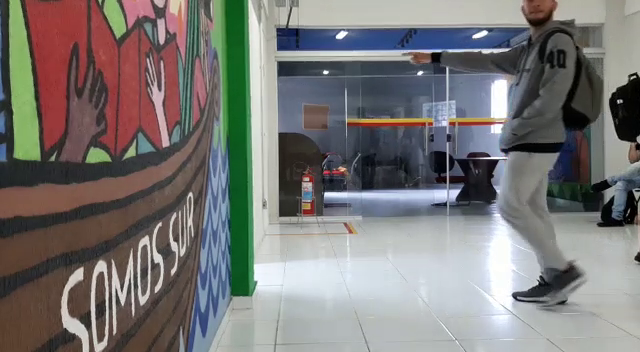
#> input picture frame 44 of static/video/CESUPA.mp4, 640 x 352 px
$ python main.py   (older library calls are emulated)
#> lines starting #> are read from the running program, lines starting #| are printed output that depends on the picture; after the words box and inside, x2 and y2 are one past the last pixel; in counts of white or black regions, pixels touching at a corner belong together
import cv2
import numpy as np
from time import sleep

largura_min = 65 # Largura minima do retangulo
altura_min = 200  # Altura minima do retangulo

offset = 2 # Erro permitido entre pixel

pos_linha = 300  # Posição da linha de contagem

delay = 60  # FPS do vídeo

detec = []
pessoas = 0


def pega_centro(x, y, w, h):
    x1 = int(w / 2)
    y1 = int(h / 2)
    cx = x + x1
    cy = y + y1
    return cx, cy


cap = cv2.VideoCapture('videos/CESUPA.mp4')
i, frame = cap.read()
#> frame is the input picture: shape (352, 640, 3); mean B, G, R 117.7, 119.2, 121.1
fshape = frame.shape
#> fshape = (352, 640, 3)
fheight = fshape[0]
#> fheight = 352
fwidth = fshape[1]
#> fwidth = 640
#fourcc = cv2.VideoWriter_fourcc(*'MJPG')
video_editado = cv2.VideoWriter("videos/output.mp4", -1, 20.0, (fwidth,fheight))

subtracao = cv2.bgsegm.createBackgroundSubtractorMOG()

while True:
    ret, frame1 = cap.read()
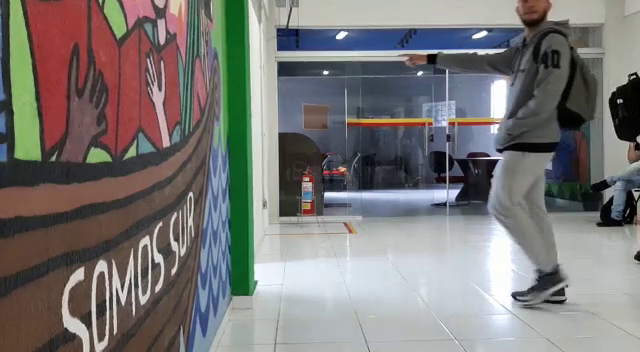
#> input picture frame 45 of static/video/CESUPA.mp4, 640 x 352 px
#> frame1 is the input picture: shape (352, 640, 3); mean B, G, R 118, 119.6, 121.5
    tempo = float(1 / delay)
    sleep(tempo)
    grey = cv2.cvtColor(frame1, cv2.COLOR_BGR2GRAY)
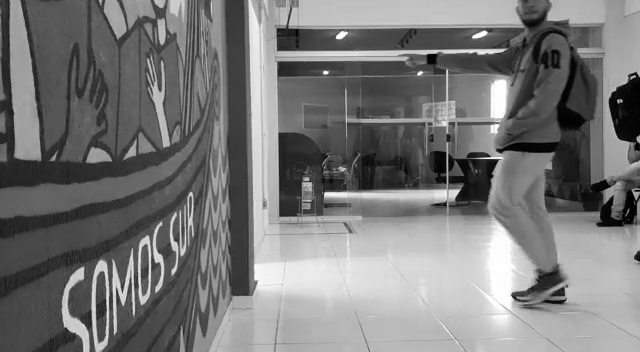
#> grey: shape (352, 640); min 0, max 255, mean 119.9
    blur = cv2.GaussianBlur(grey, (3, 3), 5)
    img_sub = subtracao.apply(blur)
#> img_sub: shape (352, 640); every value is 0
    dilat = cv2.dilate(img_sub, np.ones((15, 5)))
    kernel = cv2.getStructuringElement(cv2.MORPH_ELLIPSE, (20, 1))
    dilatada = cv2.morphologyEx(dilat, cv2.MORPH_CLOSE, kernel)

    img, contorno, h = cv2.findContours(dilatada, cv2.RETR_TREE, cv2.CHAIN_APPROX_SIMPLE)
#> contorno = []; h = None
    cv2.line(frame1, (pos_linha, 2), (pos_linha, 450), (255, 127, 0), 3)
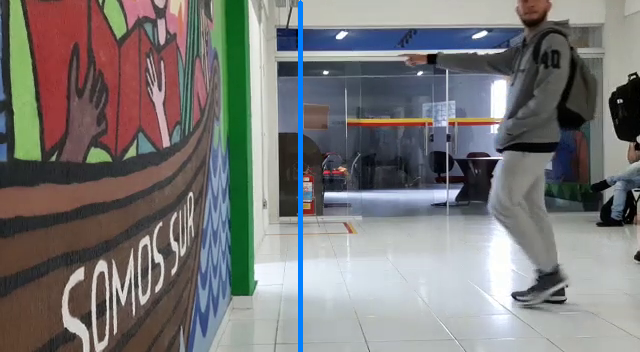
#> frame1: shape (352, 640, 3); 0.78% of pixels changed, all inside (x1, y1, x2, y2) = (298, 0, 303, 352)
    cv2.line(dilatada, (pos_linha, 2), (pos_linha, 450), (255, 127, 0), 3)
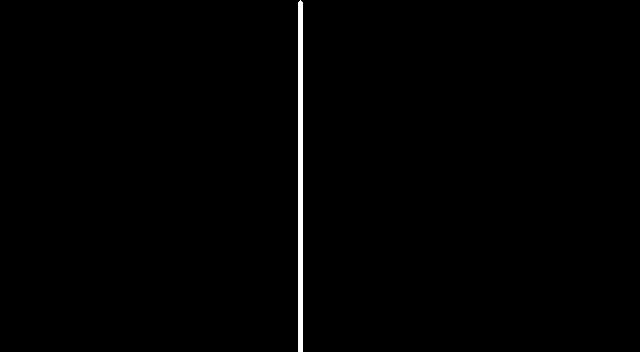
#> dilatada: shape (352, 640); 0.78% white; 1 white region, box (x1, y1, x2, y2) and area: (298, 0, 303, 352) 1754
    for (i, c) in enumerate(contorno):
        (x, y, w, h) = cv2.boundingRect(c)
        validar_contorno = (w >= largura_min) and (h >= altura_min)
        if not validar_contorno:
            continue

        cv2.rectangle(frame1, (x, y), (x + w, y + h), (0, 255, 0), 2)
        centro = pega_centro(x, y, w, h)
        if(centro not in detec):
            detec.append(centro)
        cv2.circle(frame1, centro, 3, (0, 0, 255), -1)

        for (x, y) in detec:
            if x < (pos_linha + offset) and x > (pos_linha - offset):
                pessoas += 1
                cv2.line(frame1, (pos_linha, 2), (pos_linha, 450), (255, 127, 0), 3)
                detec.remove((x, y))
                print("Pessoas detectados até o momento: " + str(pessoas))
                ret, frame1 = cap.read()
                break
#> this loop made 0 passes
#> after the loop, detec = []; pessoas = 0

    cv2.putText(frame1, "Pessoas entraram: " + str(pessoas), (20, 30), cv2.FONT_HERSHEY_SIMPLEX, 1, (0, 0, 0), 3)
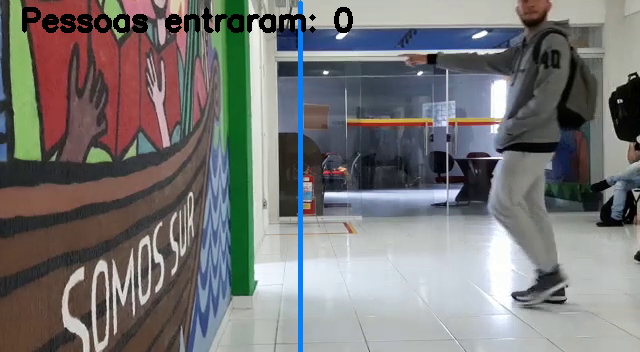
#> frame1: shape (352, 640, 3); 1.57% of pixels changed, all inside (x1, y1, x2, y2) = (22, 7, 353, 33)
    cv2.imshow("Video Original", frame1)
    video_editado.write(frame1)
    cv2.imshow("Detectar", dilatada)

    if cv2.waitKey(1) == 27:
#> (key Esc is pressed here)
        break
cap.release()
video_editado.release()
cv2.destroyAllWindows()

$ run again, starting later in the video
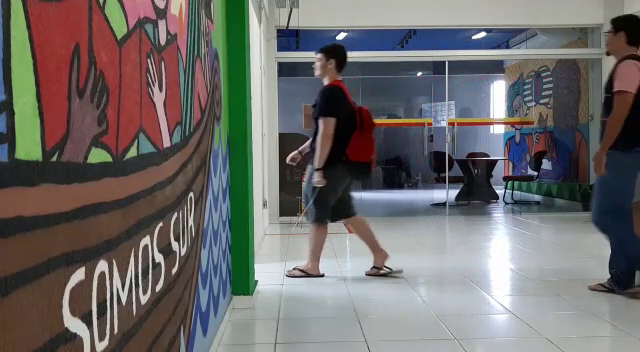
#> input picture frame 198 of static/video/CESUPA.mp4, 640 x 352 px
#> frame is the input picture: shape (352, 640, 3); mean B, G, R 104.8, 106.2, 108.8
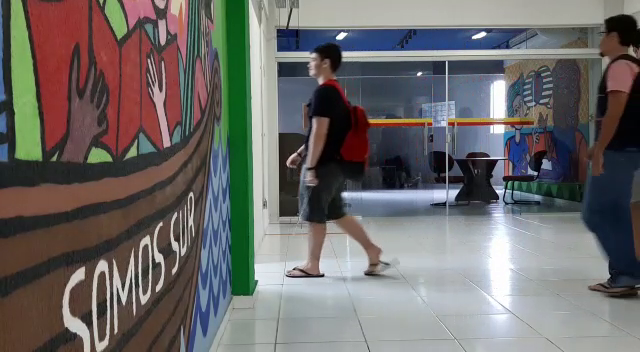
#> input picture frame 199 of static/video/CESUPA.mp4, 640 x 352 px
#> frame1 is the input picture: shape (352, 640, 3); mean B, G, R 104.4, 105.8, 108.4
#> img_sub: shape (352, 640); every value is 0
#> contorno = []; h = None
#> dilatada: shape (352, 640); 0.78% white; 1 white region, box (x1, y1, x2, y2) and area: (298, 0, 303, 352) 1754
#> after the loop `for (i, c) in enumerate(contorno):`: detec = []; pessoas = 0
#> `cv2.putText(frame1, "Pessoas entraram: " + str(pessoas), (20, 30), cv2..`:
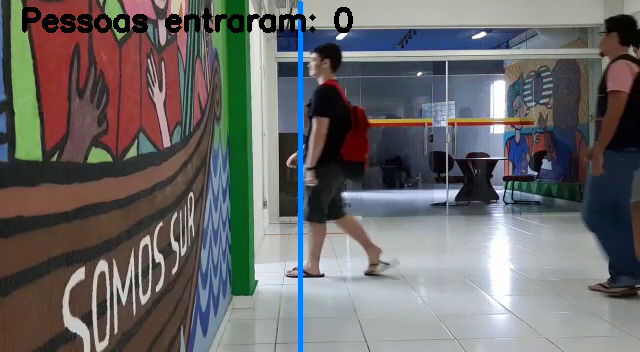
#> frame1: shape (352, 640, 3); mean B, G, R 103.9, 104.1, 105.5

$ run again, starting later in the video
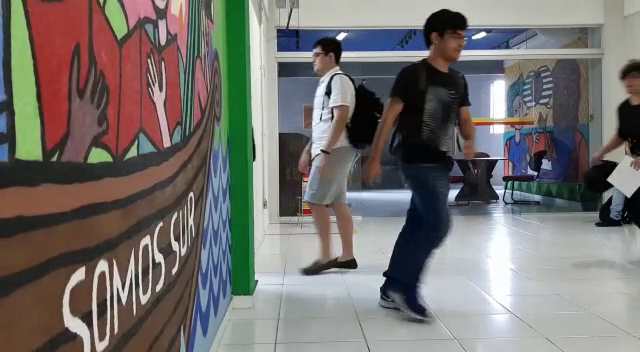
#> input picture frame 353 of static/video/CESUPA.mp4, 640 x 352 px
#> frame is the input picture: shape (352, 640, 3); mean B, G, R 110, 113.2, 116.7
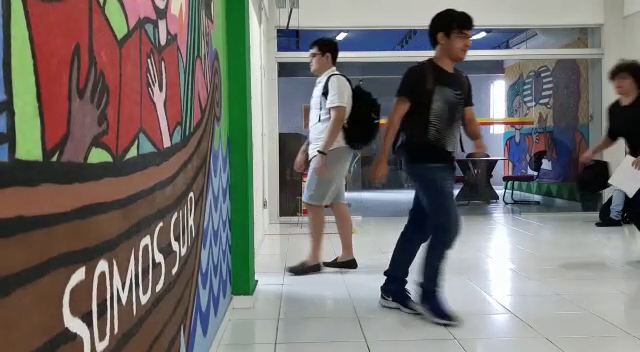
#> input picture frame 354 of static/video/CESUPA.mp4, 640 x 352 px
#> frame1 is the input picture: shape (352, 640, 3); mean B, G, R 108.8, 111.9, 115.3
#> img_sub: shape (352, 640); every value is 0
#> contorno = []; h = None
#> dilatada: shape (352, 640); 0.78% white; 1 white region, box (x1, y1, x2, y2) and area: (298, 0, 303, 352) 1754
#> after the loop `for (i, c) in enumerate(contorno):`: detec = []; pessoas = 0
#> `cv2.putText(frame1, "Pessoas entraram: " + str(pessoas), (20, 30), cv2..`:
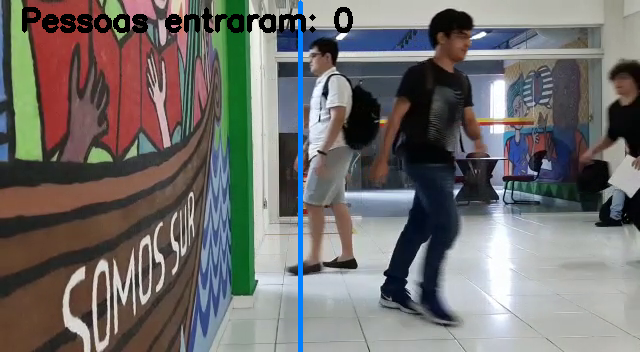
#> frame1: shape (352, 640, 3); mean B, G, R 108.2, 110.1, 112.2
